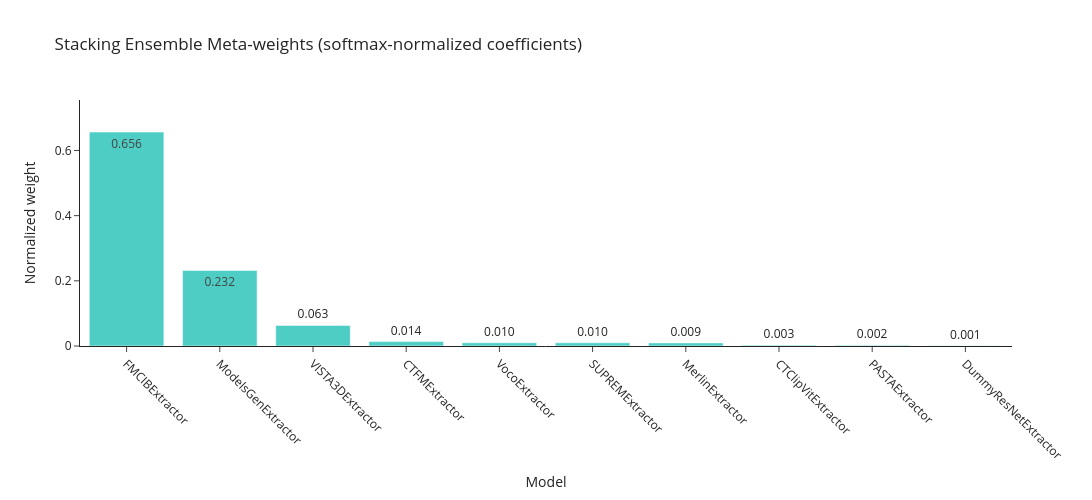

Write notebook code for a chart like this one.
### Code cell
# Visualize meta-learner weights from the last stacking run
if last_stacking_model is None:
    raise RuntimeError("Run the stacking ensemble cell before visualizing weights.")

meta_model = last_stacking_model['meta_model']
model_list = last_stacking_model['model_list']
coef = meta_model.coef_

n_models = len(model_list)
cols_per_model = coef.shape[1] // n_models

weight_rows = []
for idx, name in enumerate(model_list):
    start = idx * cols_per_model
    end = start + cols_per_model
    block = coef[0, start:end]
    weight_rows.append({
        "model": name,
        "meta_weight": float(np.mean(block))
    })

weight_df = pd.DataFrame(weight_rows)
weight_df['normalized'] = np.exp(weight_df['meta_weight']) / np.exp(weight_df['meta_weight']).sum()
weight_df = weight_df.sort_values('normalized', ascending=False)

fig = go.Figure()
fig.add_trace(go.Bar(
    x=weight_df['model'],
    y=weight_df['normalized'],
    marker_color='#4ECDC4',
    text=[f"{w:.3f}" for w in weight_df['normalized']],
    textposition='auto'
))
fig.update_layout(
    title='Stacking Ensemble Meta-weights (softmax-normalized coefficients)',
    xaxis_title='Model',
    yaxis_title='Normalized weight',
    height=500,
    width=1200,
    template='simple_white',
    xaxis_tickangle=45,
)
fig.update_yaxes(range=[0, weight_df['normalized'].max() * 1.15])

fig.show()

print("Raw meta coefficients (per-model mean):")
print(weight_df[['model', 'meta_weight']].to_string(index=False))

### Figure 1 — Plotly figure (JSON) as saved in the notebook; plotly's stock layout.template omitted (floating-point values rounded to 4 significant figures)
{"data": [{"marker": {"color": "#4ECDC4"}, "text": ["0.656", "0.232", "0.063", "0.014", "0.010", "0.010", "0.009", "0.003", "0.002", "0.001"], "textposition": "auto", "type": "bar", "x": ["FMCIBExtractor", "ModelsGenExtractor", "VISTA3DExtractor", "CTFMExtractor", "VocoExtractor", "SUPREMExtractor", "MerlinExtractor", "CTClipVitExtractor", "PASTAExtractor", "DummyResNetExtractor"], "y": [0.6564, 0.2319, 0.06317, 0.01351, 0.01001, 0.009829, 0.009491, 0.002583, 0.00197, 0.001146]}], "layout": {"height": 500, "title": {"text": "Stacking Ensemble Meta-weights (softmax-normalized coefficients)"}, "width": 1200, "xaxis": {"tickangle": 45, "title": {"text": "Model"}}, "yaxis": {"range": [0, 0.7548], "title": {"text": "Normalized weight"}}}}
